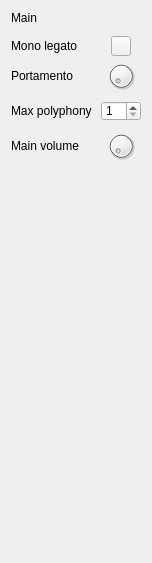
<?xml version="1.0" encoding="UTF-8"?>
<ui version="4.0">
 <class>MainComponent</class>
 <widget class="QWidget" name="MainComponent">
  <property name="geometry">
   <rect>
    <x>0</x>
    <y>0</y>
    <width>148</width>
    <height>563</height>
   </rect>
  </property>
  <property name="windowTitle">
   <string>MainComponent</string>
  </property>
  <layout class="QVBoxLayout" name="verticalLayout">
   <item>
    <widget class="QLabel" name="title_label">
     <property name="sizePolicy">
      <sizepolicy hsizetype="Preferred" vsizetype="Fixed">
       <horstretch>0</horstretch>
       <verstretch>0</verstretch>
      </sizepolicy>
     </property>
     <property name="text">
      <string>Main</string>
     </property>
     <property name="class" stdset="0">
      <string>title</string>
     </property>
    </widget>
   </item>
   <item>
    <widget class="QWidget" name="widget" native="true">
     <property name="sizePolicy">
      <sizepolicy hsizetype="Preferred" vsizetype="Fixed">
       <horstretch>0</horstretch>
       <verstretch>0</verstretch>
      </sizepolicy>
     </property>
     <property name="minimumSize">
      <size>
       <width>130</width>
       <height>130</height>
      </size>
     </property>
     <property name="maximumSize">
      <size>
       <width>160000</width>
       <height>130</height>
      </size>
     </property>
     <widget class="QLabel" name="portamento_label">
      <property name="geometry">
       <rect>
        <x>0</x>
        <y>30</y>
        <width>90</width>
        <height>30</height>
       </rect>
      </property>
      <property name="text">
       <string>Portamento</string>
      </property>
     </widget>
     <widget class="QDial" name="portamento_dial">
      <property name="geometry">
       <rect>
        <x>90</x>
        <y>30</y>
        <width>40</width>
        <height>30</height>
       </rect>
      </property>
     </widget>
     <widget class="QLabel" name="maxPolyphony_label">
      <property name="geometry">
       <rect>
        <x>0</x>
        <y>70</y>
        <width>90</width>
        <height>20</height>
       </rect>
      </property>
      <property name="text">
       <string>Max polyphony</string>
      </property>
     </widget>
     <widget class="QSpinBox" name="maxPolyphony_spinBox">
      <property name="geometry">
       <rect>
        <x>90</x>
        <y>70</y>
        <width>40</width>
        <height>20</height>
       </rect>
      </property>
      <property name="minimum">
       <number>1</number>
      </property>
      <property name="maximum">
       <number>96</number>
      </property>
     </widget>
     <widget class="QLabel" name="mainVolume_label">
      <property name="geometry">
       <rect>
        <x>0</x>
        <y>100</y>
        <width>90</width>
        <height>30</height>
       </rect>
      </property>
      <property name="text">
       <string>Main volume</string>
      </property>
     </widget>
     <widget class="QDial" name="mainVolume_dial">
      <property name="geometry">
       <rect>
        <x>90</x>
        <y>100</y>
        <width>40</width>
        <height>30</height>
       </rect>
      </property>
     </widget>
     <widget class="QLabel" name="monoLegato_label">
      <property name="geometry">
       <rect>
        <x>0</x>
        <y>0</y>
        <width>90</width>
        <height>30</height>
       </rect>
      </property>
      <property name="text">
       <string>Mono legato</string>
      </property>
     </widget>
     <widget class="QPushButton" name="monoLegato_button">
      <property name="geometry">
       <rect>
        <x>100</x>
        <y>5</y>
        <width>20</width>
        <height>20</height>
       </rect>
      </property>
      <property name="text">
       <string/>
      </property>
     </widget>
    </widget>
   </item>
   <item>
    <widget class="QWidget" name="levelMeterContainer_widget" native="true">
     <property name="minimumSize">
      <size>
       <width>0</width>
       <height>100</height>
      </size>
     </property>
    </widget>
   </item>
  </layout>
 </widget>
 <layoutdefault spacing="6" margin="11"/>
 <resources/>
 <connections/>
</ui>
